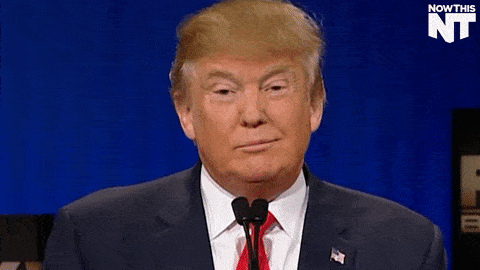
#> input picture python Examples/img/1.png, 480 x 270 px, found by its file name
$ python cv_plot.py
#> lines starting #> are read from the running program, lines starting #| are printed output that depends on the picture
import cv2
import matplotlib.pyplot as plt

img0= cv2.imread("./img/1.png")
#> img0 is the input picture: shape (270, 480, 3); mean B, G, R 83.4, 47.2, 51.2
#转换为灰度图
img1 = cv2.cvtColor(img0, cv2.COLOR_BGR2GRAY)
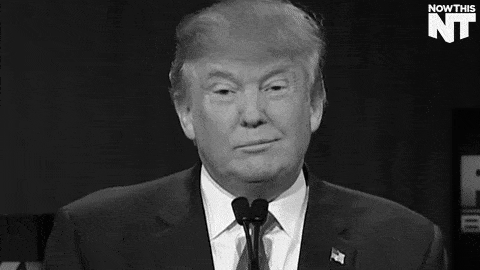
#> img1: shape (270, 480); min 2, max 251, mean 52.6
# cv2.imwrite("google.png", img1)
h, w = img1.shape[:2]
#> h = 270; w = 480
print(h, w)
#| 270 480

# cv2.namedWindow('w0')
# cv2.imshow('w0', img1)
# cv2.waitKey()

hist = cv2.calcHist([img1], [0], None, [256], [0, 255])
#> hist = 256 values, max 6927 at index 24, min 0 at index 0, mean 506.2
#> (the run stopped early here; a loop or call above may not have finished)
